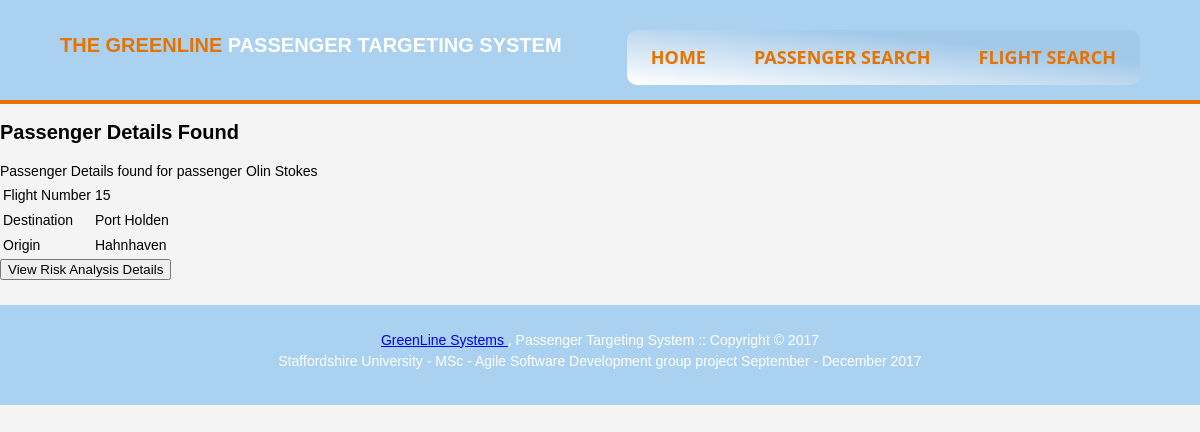
Page /siteCode/PassengerDetails.php?id=12 on the committed database.
### tables this page shows
CREATE TABLE PASSENGER_DETAIL(
	PASSENGER_ID BIGINT UNSIGNED AUTO_INCREMENT PRIMARY KEY,
    FIRSTNAME VARCHAR(40) NOT NULL,
    SURNAME VARCHAR(40) NOT NULL,
    AGE TINYINT NOT NULL,
    ADDRESS TEXT NOT NULL
);

CREATE TABLE PASSENGER_AET_FLIGHT(
	PASSENGER_ID BIGINT UNSIGNED,
	FLIGHT_NUMBER BIGINT UNSIGNED,
	FOREIGN KEY(PASSENGER_ID) REFERENCES PASSENGER_DETAIL(PASSENGER_ID),
    FOREIGN KEY(FLIGHT_NUMBER) REFERENCES FLIGHT_DETAIL(FLIGHT_NUMBER)
);

CREATE TABLE FLIGHT_DETAIL(
	FLIGHT_NUMBER BIGINT UNSIGNED AUTO_INCREMENT PRIMARY KEY,
    CREW TINYINT UNSIGNED NOT NULL,
    DESTINATION TEXT NOT NULL,
    ORIGIN TEXT NOT NULL,
    FLIGHT_CAPACITY SMALLINT UNSIGNED NOT NULL
);

### siteCode/PassengerDetails.php (the view, shortened to what this page needs)
<?php
$query = "SELECT flight_number FROM PASSENGER_AET_FLIGHT WHERE passenger_id='".$_GET['id']."' ";
$query2="SELECT firstname,surname FROM PASSENGER_DETAIL WHERE passenger_id='".$_GET['id']."' ";
if(!empty($_GET['id']))
{
	$result=mysqli_query($link,$query);
		while ($row = mysqli_fetch_array($result,MYSQLI_NUM)){
			$flightnum=$row[0];
		}
	$result2=mysqli_query($link,$query2);
	while ($row = mysqli_fetch_array($result2,MYSQLI_NUM)){
		$firstname=$row[0];
		$surname=$row[1];
	}
	$query3="SELECT destination,origin FROM FLIGHT_DETAIL WHERE flight_number='".$flightnum."' ";
	$result3=mysqli_query($link,$query3);
	while ($row = mysqli_fetch_array($result3,MYSQLI_NUM)){
		$destination=$row[0];
		$origin=$row[1];
	}
 }
?>
 <!DOCTYPE html>
<html>
     <head>
               <link rel="stylesheet" type="text/css" href= "css/HomePage.css">
    </head>
         <body>
           <header>
             <div class="container">
                 <div id="branding">
                     <h1><span class="highlight">The GreenLine</span> Passenger Targeting System </h1>
                </div>
                  <div>
                     <nav>
                        <ul>
                      <li><a href="HomePage.php">Home</a></li>
                      <li><a href="searchPassenger.php">Passenger Search</a></li>
                      <li><a href="searchFlights.php">Flight Search</a></li>
                   </ul>
                       </nav>
                   </div>
               </div>
            </header>
              <div class="wrapper">
       <h1> Passenger Details Found</h1>
       <p>Passenger Details found for passenger <?php echo $firstname . " " . $surname;?></p>
               <table>
                   <tr>
                       <td>Flight Number</td>
                       <td><?php echo $flightnum ?></td>
                   </tr>
                  <tr>
                       <td>Destination</td>
                       <td><?php echo $destination  ?></td>
                   </tr>
                   <tr>
                       <td>Origin</td>
                       <td><?php echo $origin ?></td>
                   </tr>
               </table>
       <form action = "RiskDetails.php" method = "POST">
       <p><input type="submit" name="getRisk" value="View Risk Analysis Details" />
               </p>
       </form>
              </div>
        <footer class="mainFooter">
            <p><a href="#" title="The GreenLine System" TheTheGreenLineSystem.com> GreenLine Systems </a>, Passenger Targeting System :: Copyright &copy; 2017</br>
            Staffordshire University - MSc - Agile Software Development group project September - December 2017 </p>
        </footer>
        </body>
</html>

### siteCode/css/HomePage.css (style rules this page uses)
html, body, div, h3, p, ul, li, img { margin: 0; padding: 0; }
h1 { color:#000000; font-size:20px; }
article, aside, figure, footer, header, hgroup, menu, nav, section { display: block; }
body { padding: 0; margin: 0; background-color: #f4f4f4; font-family: Arial, Helvetica, sans-serif; font-size: 14px; line-height: 1.5; }
.container { width: 90%; margin: auto; overflow: hidden; }
ul { margin: 0; padding: 0; }
header { background: #ABD1F0; color: #ffffff; padding-top: 30px; min-height: 70px; border-bottom: #e67300 4px solid; }
header a { color: #ffffff; text-decoration: none; text-transform: uppercase; font-size: 16px; }
header li { float: left; display: inline; padding-top: 0; padding-right: 10px; padding-bottom: 0; padding-left: 10px; }
header #branding { float: left; }
header #branding h1 { color: #ffffff; margin: 0; text-transform: uppercase; font-size: 20px; }
nav { float: right; margin-top: 3px; background-image: linear-gradient(to right top, #ffffff 0%, #a3c9e9 70%); max-width: 860px; mask-image: linear-gradient rgba(255, 255, 255, 0) 0%, #ffffff 25%, #ffffff 75%, rgba(255, 255, 255, 0) 100%); margin: 0 auto 0 0; padding: 0px 0; border: 0px solid #ffffff; border-radius: 10px; color: #e67300; font-weight: bold; margin-top= 8px; }
nav ul { text-align: center; background: linear-gradient(90deg, #ffffff 0%, #ffffff 25%, #ffffff 75%, rgba(255, 255, 255, 0) 100%); box-shadow: 0 0 25px rgba(0, 0, 0, 0.1), inset 0 0 1px rgba(255, 255, 255, 0.6); }
nav ul li { display: inline-block; border: 0px solid #ffffff; border-radius: 10px; }
nav ul li a { padding: 14px; font-family: "Open Sans"; text-transform:uppercase; color: #e67300 ; font-size: 18px; text-decoration: none; display: block; border: 0px solid #ffffff; border-radius: 10px; }
.highlight, header a { color: #e67300; font-weight: bold; margin-top= 8px; }
.wrapper { width: 1200px; margin: 0 auto; }
footer.mainFooter { padding: 25px; margin-top: 25px; color: #ffffff; background-color: #ABD1F0; text-align: center; height: 50px; }

### rows in the picture
passenger_detail: FIRSTNAME "Olin", SURNAME "Stokes"
passenger_aet_flight: FLIGHT_NUMBER "15"
flight_detail: DESTINATION "Port Holden", ORIGIN "Hahnhaven"
